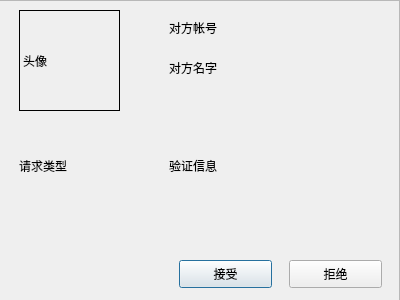
<?xml version="1.0" encoding="UTF-8"?>
<ui version="4.0">
 <class>acceptReq</class>
 <widget class="QDialog" name="acceptReq">
  <property name="geometry">
   <rect>
    <x>0</x>
    <y>0</y>
    <width>400</width>
    <height>300</height>
   </rect>
  </property>
  <property name="windowTitle">
   <string>Dialog</string>
  </property>
  <widget class="QFrame" name="frame">
   <property name="geometry">
    <rect>
     <x>-1</x>
     <y>0</y>
     <width>401</width>
     <height>301</height>
    </rect>
   </property>
   <property name="frameShape">
    <enum>QFrame::StyledPanel</enum>
   </property>
   <property name="frameShadow">
    <enum>QFrame::Raised</enum>
   </property>
   <widget class="QPushButton" name="accept">
    <property name="geometry">
     <rect>
      <x>180</x>
      <y>260</y>
      <width>93</width>
      <height>28</height>
     </rect>
    </property>
    <property name="text">
     <string>接受</string>
    </property>
   </widget>
   <widget class="QPushButton" name="refuse">
    <property name="geometry">
     <rect>
      <x>290</x>
      <y>260</y>
      <width>93</width>
      <height>28</height>
     </rect>
    </property>
    <property name="text">
     <string>拒绝</string>
    </property>
   </widget>
   <widget class="QLabel" name="pic">
    <property name="geometry">
     <rect>
      <x>20</x>
      <y>10</y>
      <width>101</width>
      <height>101</height>
     </rect>
    </property>
    <property name="frameShape">
     <enum>QFrame::Box</enum>
    </property>
    <property name="text">
     <string>头像</string>
    </property>
   </widget>
   <widget class="QLabel" name="type">
    <property name="geometry">
     <rect>
      <x>20</x>
      <y>140</y>
      <width>111</width>
      <height>51</height>
     </rect>
    </property>
    <property name="text">
     <string>请求类型</string>
    </property>
   </widget>
   <widget class="QLabel" name="id">
    <property name="geometry">
     <rect>
      <x>170</x>
      <y>20</y>
      <width>68</width>
      <height>15</height>
     </rect>
    </property>
    <property name="text">
     <string>对方帐号</string>
    </property>
   </widget>
   <widget class="QLabel" name="label_4">
    <property name="geometry">
     <rect>
      <x>170</x>
      <y>60</y>
      <width>68</width>
      <height>15</height>
     </rect>
    </property>
    <property name="text">
     <string>对方名字</string>
    </property>
   </widget>
   <widget class="QLabel" name="text">
    <property name="geometry">
     <rect>
      <x>170</x>
      <y>110</y>
      <width>211</width>
      <height>111</height>
     </rect>
    </property>
    <property name="text">
     <string>验证信息</string>
    </property>
   </widget>
  </widget>
 </widget>
 <resources/>
 <connections/>
</ui>
